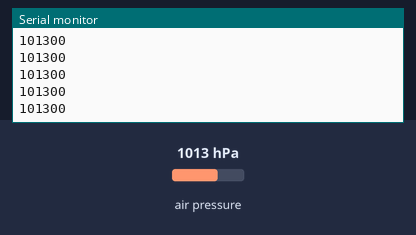
Simulated run of this sketch. Board: Arduino Uno, built with avr-gcc and run on an emulated ATmega328P. Parts: the last lines printed to the serial monitor. The inputs (shaded band) are chosen by the test bench; at power-on: air pressure 1013 hPa.

Above: at 1.2 s.
1.3 s: air pressure set to 952 hPa
At 2.4 s:
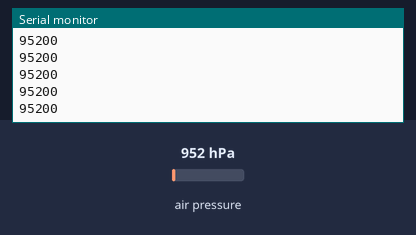
2.8 s: air pressure set to 975 hPa
At 3.9 s:
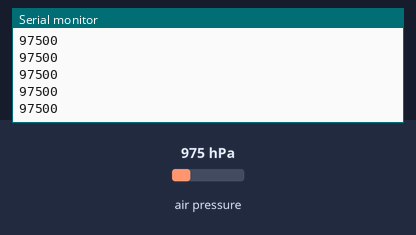
Timing chart, 0 to 5.8 s (numbered marks = the images above; inputs shaded):
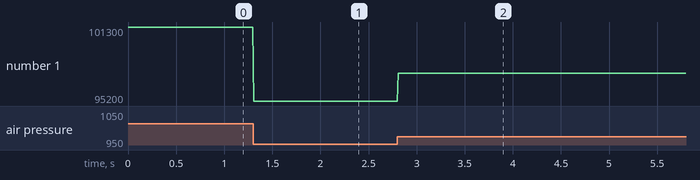

Measured:
- after the input at 1.3 s, the serial monitor: prints a new line at once (image 1)
- after the input at 2.8 s, the serial monitor: prints a new line at once (image 2)
- plotted number 1: 101300 → 95200 after the input at 1.3 s, 95200 → 97500 after the input at 2.8 s

The sketch:

2021.09.24_BluFly_5611.ino
```cpp
#include <Wire.h>                                 // Стандартная библиотека шины I2C
#include <MS5611.h>
MS5611 ms5611;
 //нормальным атмосферным давлением (101 325 Па).  18BCD

        #include <SoftwareSerial.h>                    // Библиотека интерфейса последовательной передачи
        SoftwareSerial BTSerial(8, 9); // RX | TX      // Указываем пины rx tx на который будет подключен Bluetooth модуль
        long P1;                                       // Переменная для вывода давления

// переменные для калмана
float varVolt = 1.287386138;  // среднее отклонение (ищем в excel)
float varProcess = 0.01; // скорость реакции на изменение (подбирается вручную), 0.05=10-20см,  0.005=0-редко10, 0.01 почти как 0.005 но резвее
float Pc = 0.0;
float G = 0.0;
float P = 1.0;
float Xp = 0.0;
float Zp = 0.0;
float Xe = 0.0;
// переменные для калмана

//float pressure9;

void setup() {
         BTSerial.begin(9600);                         // Инициализация интерфейса передачи данных в монитор порта
  Serial.begin(115200);
  // Initialize MS5611 sensor
  // Ultra high resolution: MS5611_ULTRA_HIGH_RES
  // (default) High resolution: MS5611_HIGH_RES
  // Standard: MS5611_STANDARD
  // Low power: MS5611_LOW_POWER
  // Ultra low power: MS5611_ULTRA_LOW_POWER
  while(!ms5611.begin(MS5611_ULTRA_HIGH_RES))
  {
    delay(500);
  }
}

void loop() {
  /*/ Read true temperature & Pressure (without compensation)
  double realTemperature = ms5611.readTemperature();
  long realPressure = ms5611.readPressure();
  double realAltitude = ms5611.getAltitude(realPressure);*/

  // Read true temperature & Pressure (with compensation)
  //double realTemperature2 = ms5611.readTemperature(true);
  long realPressure2 = ms5611.readPressure(true);
  //double realAltitude2 = ms5611.getAltitude(realPressure2);

  // Output
  /*Serial.print(realTemperature);
  Serial.print(":");
  Serial.print(realTemperature2);
  Serial.print(":");
  Serial.print(realPressure);
  Serial.print(":");*/
  Serial.println(realPressure2);
  /*Serial.print(":");
  Serial.print(realAltitude);
  Serial.print(":");
  Serial.print(realAltitude2);
  Serial.println();*/

//for (int i = 0; i <= 49; i++) {

float fil_var = filter(realPressure2);

        P1 = round(fil_var);                    // Переводим показания в Па, округляем и сохраняем в целочисленном виде в P1

        BTSerial.print("PRS ");               // Передаем в Bluetooth модуль
        BTSerial.print(P1, HEX);              // в HEX виде
        BTSerial.print("\n");                 // Например: "PRS 1817F\n"


  }

float filter(float val) {  //функция фильтрации
  Pc = P + varProcess;
  G = Pc/(Pc + varVolt);
  P = (1-G)*Pc;
  Xp = Xe;
  Zp = Xp;
  Xe = G*(val-Zp)+Xp; // "фильтрованное" значение
  return(Xe);
}
```
